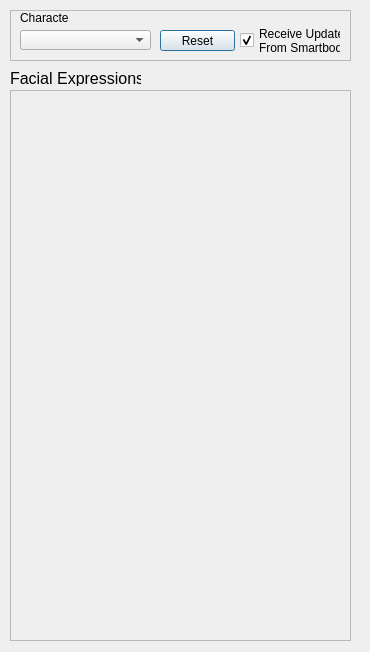
<?xml version="1.0" encoding="UTF-8"?>
<ui version="4.0">
 <class>FaceDialog</class>
 <widget class="QDialog" name="FaceDialog">
  <property name="geometry">
   <rect>
    <x>0</x>
    <y>0</y>
    <width>370</width>
    <height>652</height>
   </rect>
  </property>
  <property name="windowTitle">
   <string>Face Dialog</string>
  </property>
  <widget class="QFrame" name="frame_2">
   <property name="geometry">
    <rect>
     <x>10</x>
     <y>10</y>
     <width>341</width>
     <height>51</height>
    </rect>
   </property>
   <property name="frameShape">
    <enum>QFrame::StyledPanel</enum>
   </property>
   <property name="frameShadow">
    <enum>QFrame::Raised</enum>
   </property>
   <widget class="QComboBox" name="characterNameBox">
    <property name="geometry">
     <rect>
      <x>10</x>
      <y>20</y>
      <width>131</width>
      <height>20</height>
     </rect>
    </property>
    <property name="maximumSize">
     <size>
      <width>150</width>
      <height>16777215</height>
     </size>
    </property>
   </widget>
   <widget class="QPushButton" name="resetButton">
    <property name="geometry">
     <rect>
      <x>150</x>
      <y>20</y>
      <width>75</width>
      <height>21</height>
     </rect>
    </property>
    <property name="maximumSize">
     <size>
      <width>100</width>
      <height>16777215</height>
     </size>
    </property>
    <property name="text">
     <string>Reset</string>
    </property>
   </widget>
   <widget class="QLabel" name="characterLabel">
    <property name="geometry">
     <rect>
      <x>10</x>
      <y>0</y>
      <width>48</width>
      <height>16</height>
     </rect>
    </property>
    <property name="maximumSize">
     <size>
      <width>50</width>
      <height>16777215</height>
     </size>
    </property>
    <property name="text">
     <string>Character</string>
    </property>
   </widget>
   <widget class="QCheckBox" name="interactiveModeCheckBox">
    <property name="geometry">
     <rect>
      <x>230</x>
      <y>10</y>
      <width>101</width>
      <height>41</height>
     </rect>
    </property>
    <property name="toolTip">
     <string extracomment="Uncheck this to stop receiving viseme/au updates from smartbody"/>
    </property>
    <property name="text">
     <string>Receive Updates
From Smartbody</string>
    </property>
    <property name="checked">
     <bool>true</bool>
    </property>
   </widget>
  </widget>
  <widget class="QScrollArea" name="scrollArea">
   <property name="geometry">
    <rect>
     <x>10</x>
     <y>90</y>
     <width>341</width>
     <height>551</height>
    </rect>
   </property>
   <property name="widgetResizable">
    <bool>true</bool>
   </property>
   <widget class="QWidget" name="scrollAreaWidgetContents">
    <property name="geometry">
     <rect>
      <x>0</x>
      <y>0</y>
      <width>339</width>
      <height>549</height>
     </rect>
    </property>
   </widget>
  </widget>
  <widget class="QLabel" name="facialExpressionsLabel">
   <property name="geometry">
    <rect>
     <x>10</x>
     <y>70</y>
     <width>131</width>
     <height>16</height>
    </rect>
   </property>
   <property name="font">
    <font>
     <pointsize>12</pointsize>
    </font>
   </property>
   <property name="text">
    <string>Facial Expressions</string>
   </property>
  </widget>
 </widget>
 <resources/>
 <connections/>
</ui>
